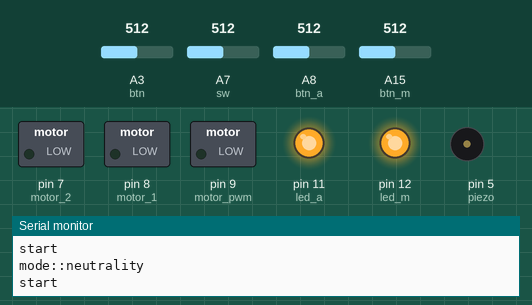
This sketch was run on a simulated Arduino Mega 2560, built with avr-gcc and run on an emulated ATmega2560. On the bench: switched loads named in the sketch (green lamp = pin HIGH), output pins drawn as LEDs (lit = HIGH), buzzer (waves = sounding), the last lines printed to the serial monitor. The inputs (shaded band) are chosen by the test bench; at power-on: A8 (btn_a) = 512, A15 (btn_m) = 512, A7 (sw) = 512, A3 (btn) = 512.

Above: at 1.2 s.
1.3 s: A8 (btn_a) set to 484
At 2.4 s:
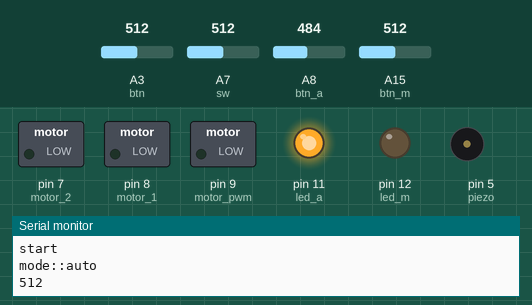
2.9 s: A15 (btn_m) set to 482
At 4.1 s:
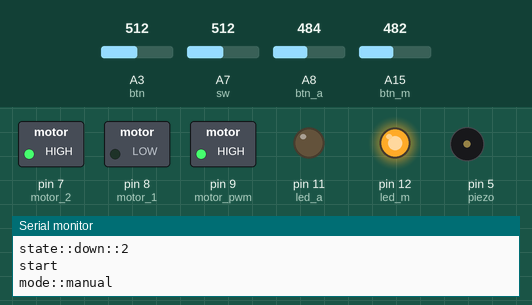
4.4 s: A15 (btn_m) set to 510
At 5.7 s:
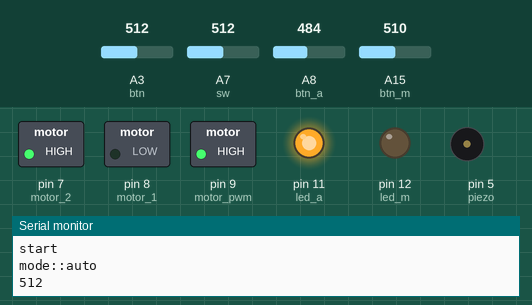
6.0 s: A7 (sw) set to 181
7.5 s: A7 (sw) set to 149
At 7.9 s:
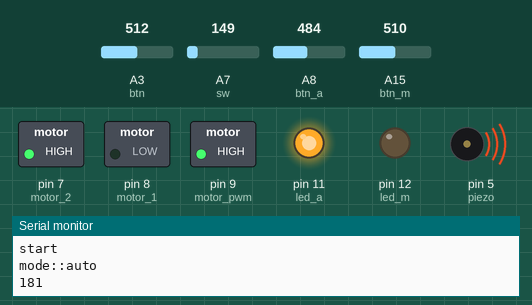
Timing chart, 0 to 19.6 s (numbered marks = the images above; inputs shaded):
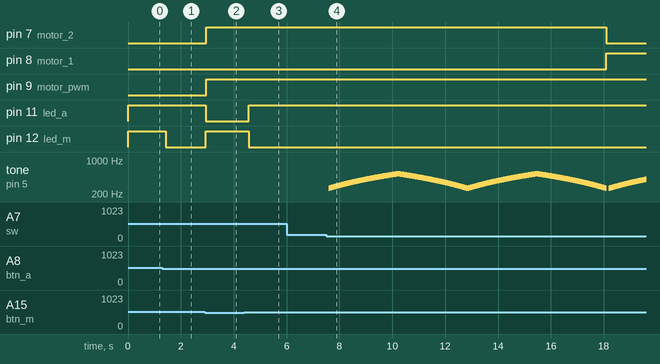

Measured:
- the behaviour switches between 501 and 500 on A8 (btn_a) (found by bisection; images 0 and 1)
- the behaviour switches between 501 and 500 on A15 (btn_m) (found by bisection; images 1 and 2)
- the behaviour switches between 166 and 165 on A7 (sw) (found by bisection; images 3 and 4)
- after the input at 1.3 s, pin 12 (led_m): HIGH → LOW after 0.14 s
- after the input at 2.9 s, pin 7 (motor_2), pin 9 (motor_pwm), pin 12 (led_m): LOW → HIGH after 0.05 s; pin 11 (led_a): HIGH → LOW after 0.05 s
- after the input at 4.4 s, pin 11 (led_a): LOW → HIGH after 0.16 s; pin 12 (led_m): HIGH → LOW after 0.16 s
- after the input at 7.5 s, pin 7 (motor_2): HIGH → LOW after 10.6 s; pin 8 (motor_1): LOW → HIGH after 10.6 s; tone on pin 5 (piezo): plays 262 Hz for 0.01 s, 263 Hz for 0.01 s, 264 Hz for 0.01 s, 265 Hz for 0.01 s, 266 Hz for 0.01 s, 267 Hz for 0.01 s … (1186 notes in this stretch), starting after 0.09 s

The sketch:

water_barrier.ino
```cpp
//엑츄레이터(모터드라이버)
int motor_1 = 8;
int motor_2 = 7;
int motor_pwm = 9;
int btn = A3;
int btn_a = A8;
int sw = A7;
int btn_m = A15;
int piezo = 5;
//LED
int led_m = 12;
int led_a = 11;
//수,자동 전환변수
int state = 0;
int stateis = 0;
int stable = 0;
int j=1;
void setup() {
  // put your setup code here, to run once:
  Serial.begin(9600);
  pinMode(motor_1, OUTPUT);
  pinMode(motor_2, OUTPUT);
  pinMode(motor_pwm, OUTPUT);
  pinMode(btn, INPUT_PULLUP);
  pinMode(btn_a,INPUT_PULLUP);
  pinMode(btn_m,INPUT_PULLUP);
  pinMode(piezo, OUTPUT);
  analogWrite(motor_pwm, 0);
  pinMode(sw, INPUT);
  pinMode(led_m, OUTPUT);
  pinMode(led_a, OUTPUT);

  setLight(LOW, LOW);

}

void loop() {
  // put your main code here, to run repeatedly:
  // 수,자동별 작동
  Serial.println("start");
  int autobt = analogRead(btn_a);
  int manual = analogRead(btn_m);
  if(manual <= 500){
    Serial.println("mode::manual");
    setLight(HIGH, LOW);
    Serial.print(stateis);
    Serial.print("::");
    Serial.println(state);
    piezosound();

    ActuatorManualOperation();
   } else if(autobt <= 500) {
     Serial.println("mode::auto");
    auto_btn();
    setLight(LOW, HIGH);
    if(analogRead(btn) >= 1000) {
      digitalWrite(motor_1, LOW);
      digitalWrite(motor_2, HIGH);
      analogWrite(motor_pwm, 255);

    }
   }
    else if(autobt >=500 && manual >= 500 ){
      Serial.println("mode::neutrality");
      setLight(HIGH,HIGH);
    }

}

// 엑츄레이터 버튼별 작동 코드
void ActuatorManualOperation() {
  Serial.println(analogRead(btn));
  int al = analogRead(btn);
  if(al >= 500){
    Serial.print("state::down::");
    state = 2;
    Serial.println(state);
    digitalWrite(motor_1, LOW);
    digitalWrite(motor_2, HIGH);
    analogWrite(motor_pwm, 255);

  } else if(al <= 500){
    Serial.println("state:🆙:");
    stateis = 1;
    Serial.println(state);
    digitalWrite(motor_1, HIGH);
    digitalWrite(motor_2, LOW);
    analogWrite(motor_pwm, 255);
  }
  return;
}

// 수동,자동 전환 표시등
void setLight(int m, int a) {
  digitalWrite(led_m, m);
  digitalWrite(led_a, a);
}

void auto_btn() {
  Serial.println(analogRead(sw));
  delay(100);
  bool wa2 = false;
  int wa = analogRead(sw);
  if(wa <= 165){
    piezosound_auto();
    j=2;

    digitalWrite(motor_1, HIGH);
    digitalWrite(motor_2, LOW);
    analogWrite(motor_pwm, 255);
    j=2;
  }
    }


void piezosound() {
  if(state == 2 && stateis == 1){
    for (int i = 0; i <= 1; i++){ // 사이렌 반복
      for (int i =262; i <= 523; i++){ //부저 사이렌
        tone(piezo, i);
        delay(10);
      }
      for (int i = 523; i >= 262; i--){ // 부저 사이렌 소리
        tone(piezo, i);
        delay(10);
      }
      if(state == 1 && stateis == 1) {piezostop1();return;}
      piezostop();

      delay(500);
   }

   }
   Serial.println("state::piezon::end");
   return;
}
void piezostop() {
  noTone(piezo);
  state = 1;
  return;
}
void piezostop1() {
  noTone(piezo);
  stateis = 0;
  return;
}
void piezosound_auto(){
    j =1;
  switch(j){
  case 1:
      for (int i = 0; i <= 1; i++){ // 사이렌 반복
      for (int i =262; i <= 523; i++){ //부저 사이렌
        tone(piezo, i);
        delay(10);
      }
       for (int i = 523; i >= 262; i--){ // 부저 사이렌 소리
        tone(piezo, i);
        delay(10);
      }
      noTone(piezo);
}break;
case 2:
noTone(piezo);
break;
  }
}
```
